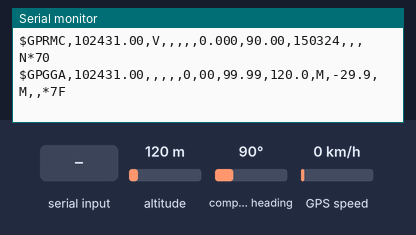
The sketch below on a simulated ESP32. On the bench: the last lines printed to the serial monitor. The inputs (shaded band) are chosen by the test bench; at power-on: altitude 120 m, compass heading 90°, GPS speed 0 km/h. The GPS gets a fix after 3 s at 37.7749, -122.4194 with 8 satellites.

Above: at 1.2 s.
1.3 s: altitude set to 20 m
At 2.8 s:
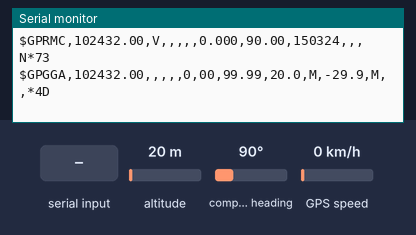
4.5 s: compass heading set to 269°
At 4.5 s:
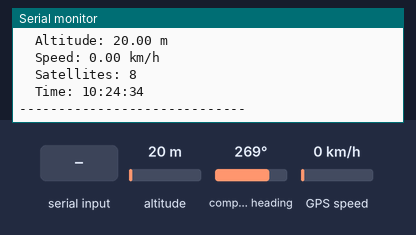
8.6 s: GPS speed set to 30 km/h
At 8.6 s:
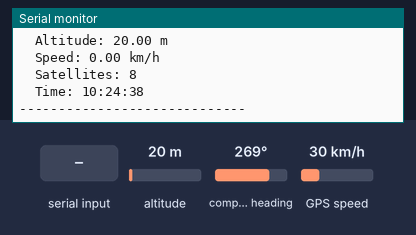
11.5 s: "1" received over the second serial link
At 11.9 s:
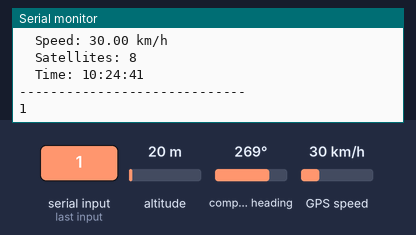
14.5 s: altitude set to 250 m
At 14.9 s:
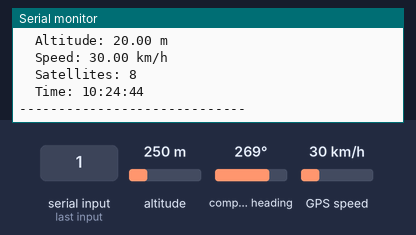
18.6 s: altitude set to 750 m
At 18.6 s:
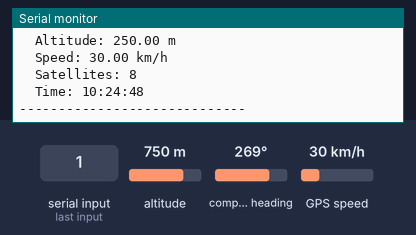
Timing chart, 0 to 21.6 s (numbered marks = the images above; inputs shaded):
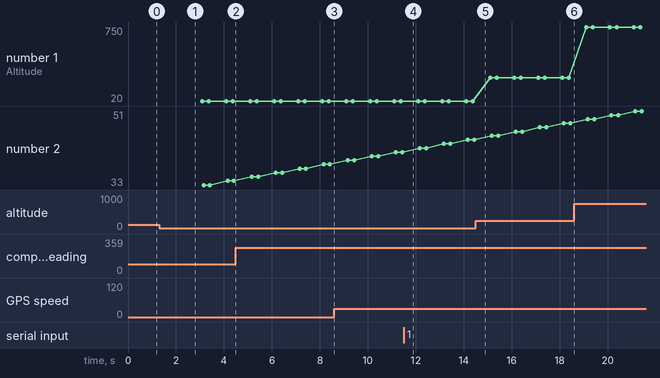

Measured:
- after the input at 1.3 s, the serial monitor: prints a new line after 0.71 s (image 1)
- after the input at 11.5 s, the serial monitor: prints a new line at once (image 4)
- plotted number 1: 20 → 250 after the input at 14.5 s, 250 → 750 after the input at 18.6 s

The sketch:

NEO-6M.ino
```cpp
//Including library
#include <TinyGPS++.h>

TinyGPSPlus gps;  //Object for class TinyGPSPlus

HardwareSerial gpsSerial(1);  //Using UART 1,as UART 0 is communicating with PC

void setup() {
  Serial.begin(9600);
  //Start GPS Serial on UART 1
  gpsSerial.begin(9600, SERIAL_8N1, 16, 17);  //9600 is baudrate,SERIAL_8N1 is8 data bits, No parity, 1 stop bit,16 is RX pin,17 is Tx pin
  Serial.println("GPS Initialized!!!");
}

void loop() {
  // Read characters from GPS module
  while (gpsSerial.available() > 0) {
    char c = gpsSerial.read();
    Serial.write(c);  //Print raw GPS NMEA sentences for debugging
    gps.encode(c);    //Feed to TinyGPS++ parse

    // Check if a valid GPS location is available and print data on Serial monitor
    if (gps.location.isUpdated()) {
      Serial.println();
      Serial.println("Location Data Received:");
      Serial.print("  Latitude: ");
      Serial.println(gps.location.lat(), 6);
      Serial.print("  Longitude: ");
      Serial.println(gps.location.lng(), 6);
      Serial.print("  Altitude: ");
      Serial.print(gps.altitude.meters());
      Serial.println(" m");
      Serial.print("  Speed: ");
      Serial.print(gps.speed.kmph());
      Serial.println(" km/h");
      Serial.print("  Satellites: ");
      Serial.println(gps.satellites.value());
      Serial.print("  Time: ");
      Serial.print(gps.time.hour());
      Serial.print(":");
      Serial.print(gps.time.minute());
      Serial.print(":");
      Serial.println(gps.time.second());
      Serial.println("-----------------------------");
    }
  }
}
```
